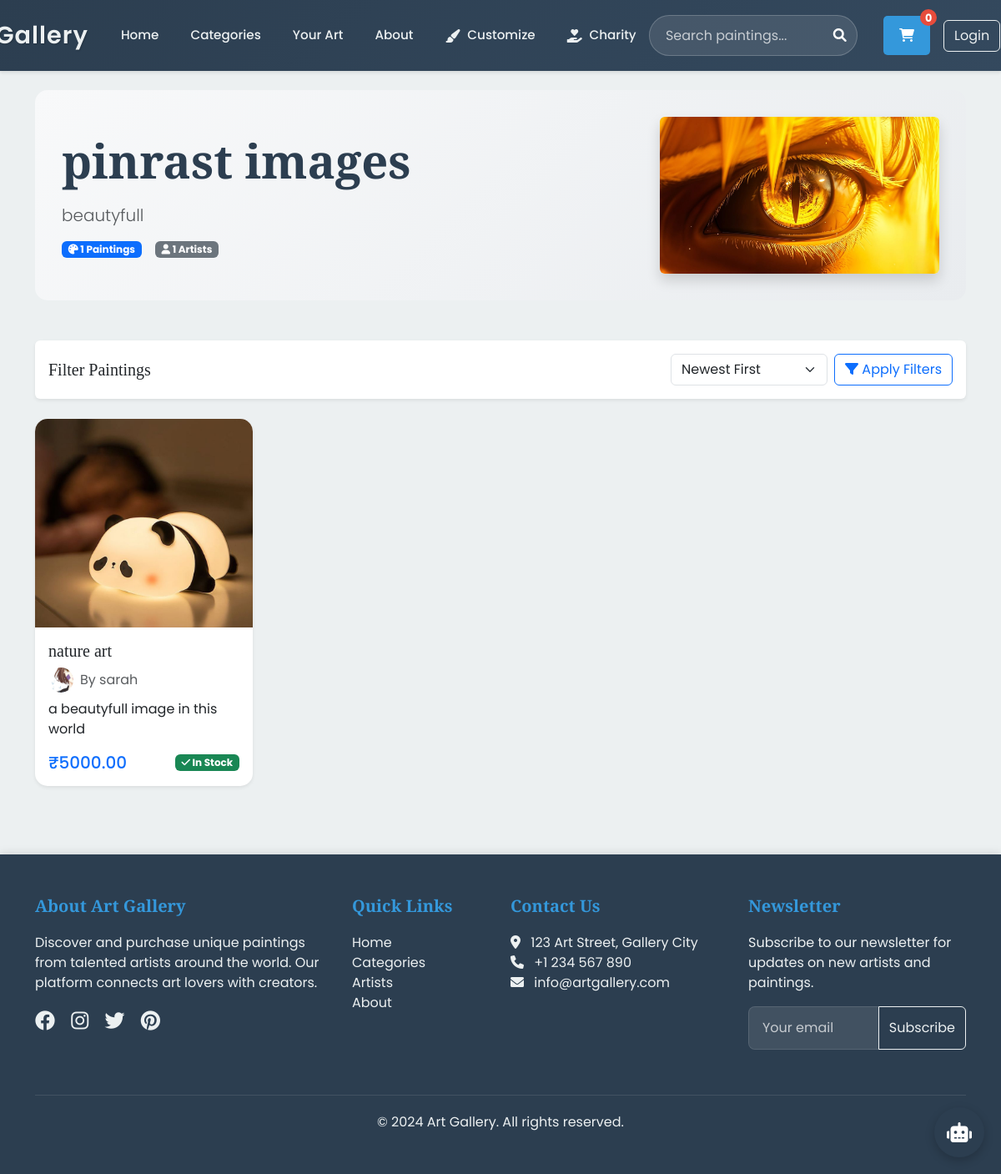
The page /categories/1/ on the database its author committed.
### paintingapp/models.py (models this page shows, shortened)
class Category(models.Model):
    name = models.CharField(max_length=100)
    description = models.TextField()
    image = models.ImageField(upload_to='category_images/')

class Product(models.Model):
    name = models.CharField(max_length=200)
    description = models.TextField()
    price = models.DecimalField(max_digits=10, decimal_places=2)
    image = models.ImageField(upload_to='products/')
    stock = models.PositiveIntegerField(default=0)
    category = models.ForeignKey(Category, on_delete=models.CASCADE, related_name='products')
    artist = models.ForeignKey(Artist, on_delete=models.CASCADE, related_name='products')
    created_at = models.DateTimeField(null=True, blank=True)
    is_featured = models.BooleanField(default=False)

class Artist(models.Model):
    user = models.OneToOneField(User, on_delete=models.CASCADE)
    name = models.CharField(max_length=100)
    profession = models.CharField(max_length=100)
    bio = models.TextField()
    profile_picture = models.ImageField(upload_to='artists/', null=True, blank=True)
    created_at = models.DateTimeField(null=True, blank=True)
    is_featured = models.BooleanField(default=False)

### paintingapp/views.py (the view)
# urls.py: path('categories/<int:pk>/', views.CategoryDetailView.as_view(), name='category_detail'),
class CategoryDetailView(DetailView):
    model = Category
    template_name = 'paintingapp/category_detail.html'
    context_object_name = 'category'
    paginate_by = 12
    def get_context_data(self, **kwargs):
        context = super().get_context_data(**kwargs)
        products_list = Product.objects.filter(category=self.object)
        paginator = Paginator(products_list, self.paginate_by)
        page = self.request.GET.get('page')
        products = paginator.get_page(page)
        context['products'] = products
        context['page_obj'] = products
        return context

### paintingapp/templates/paintingapp/category_detail.html (shortened to what this page needs)
{% extends 'paintingapp/base.html' %}
{% block content %}
<div class="container">
    <div class="category-header mb-5">
        <div class="row align-items-center">
            <div class="col-md-8">
                <h1 class="display-4 fw-bold mb-3">{{ category.name }}</h1>
                <p class="lead text-muted">{{ category.description }}</p>
                <div class="d-flex align-items-center mt-3">
                    <span class="badge bg-primary me-3">
                        <i class="fas fa-palette"></i> {{ products|length }} Paintings
                    </span>
                    <span class="badge bg-secondary">
                        <i class="fas fa-user"></i> {{ products|dictsort:"artist.id"|length }} Artists
                    </span>
                </div>
            </div>
            <div class="col-md-4">
                <img src="{{ category.image.url }}" alt="{{ category.name }}" class="img-fluid rounded shadow" style="max-height: 300px; object-fit: cover;">
            </div>
        </div>
    </div>
    <div class="card mb-4 border-0 shadow-sm">
        <div class="card-body">
            <div class="row align-items-center">
                <div class="col-md-6">
                    <h5 class="mb-0">Filter Paintings</h5>
                </div>
                <div class="col-md-6">
                    <div class="d-flex justify-content-end">
                        <select class="form-select w-auto me-2" id="sortSelect">
                            <option value="newest">Newest First</option>
                        </select>
                        <button class="btn btn-outline-primary">
                            <i class="fas fa-filter"></i> Apply Filters
                        </button>
                    </div>
                </div>
            </div>
        </div>
    </div>
    <div class="row g-4">
        {% for product in products %}
        <div class="col-md-4 col-lg-3">
            <div class="card product-card h-100 border-0 shadow-sm hover-shadow">
                <div class="position-relative">
                </div>
                <div class="card-body">
                    <h5 class="card-title">{{ product.name }}</h5>
                    <div class="d-flex align-items-center mb-2">
                        {% if product.artist.profile_picture %}
                        <img src="{{ product.artist.profile_picture.url }}" alt="{{ product.artist.name }}" class="rounded-circle me-2" style="width: 30px; height: 30px; object-fit: cover;">
                        {% endif %}
                        <p class="card-text text-muted mb-0">By {{ product.artist.name }}</p>
                    </div>
                    <p class="card-text">{{ product.description|truncatewords:15 }}</p>
                    <div class="d-flex justify-content-between align-items-center">
                        <span class="h5 mb-0 text-primary">₹{{ product.price }}</span>
                        {% if product.stock > 0 %}
                        <span class="badge bg-success">
                            <i class="fas fa-check"></i> In Stock
                        </span>
                        {% else %}
                        <span class="badge bg-danger">
                            <i class="fas fa-times"></i> Out of Stock
                        </span>
                        {% endif %}
                    </div>
                </div>
            </div>
        </div>
        {% empty %}
        <div class="col-12">
            <div class="alert alert-info text-center">
                No paintings available in this category yet.
            </div>
        </div>
        {% endfor %}
    </div>
</div>
{% endblock %}

### paintingapp/templates/paintingapp/base.html (style rules this page uses)
:root { --primary-color: #2C3E50; --secondary-color: #3498DB; --accent-color: #2980B9; --light-color: #ECF0F1; --dark-color: #2C3E50; }
body { font-family: 'Poppins', sans-serif; background-color: var(--light-color); color: var(--dark-color); }
h1, h2, h3, h4, h5, h6 { font-family: 'Playfair Display', serif; }

### paintingapp/templates/paintingapp/category_detail.html (style rules this page uses)
.category-header { background: linear-gradient(135deg, #f8f9fa 0%, #e9ecef 100%); padding: 2rem; border-radius: 15px; }
.product-card { transition: transform 0.3s ease, box-shadow 0.3s ease; border-radius: 15px; overflow: hidden; }
.hover-shadow { box-shadow: 0 4px 6px rgba(0, 0, 0, 0.1); }

### rows shown on the page
Category: name "pinrast images", description "beautyfull", image (picture)
Product: name "nature art", artist.profile_picture (picture), artist.name "sarah", description "a beautyfull image in this world", price "5000.00", stock "In Stock"

### other values the page prints
{{ products|length }} "1"
{{ products|dictsort:"artist.id"|length }} "1"
